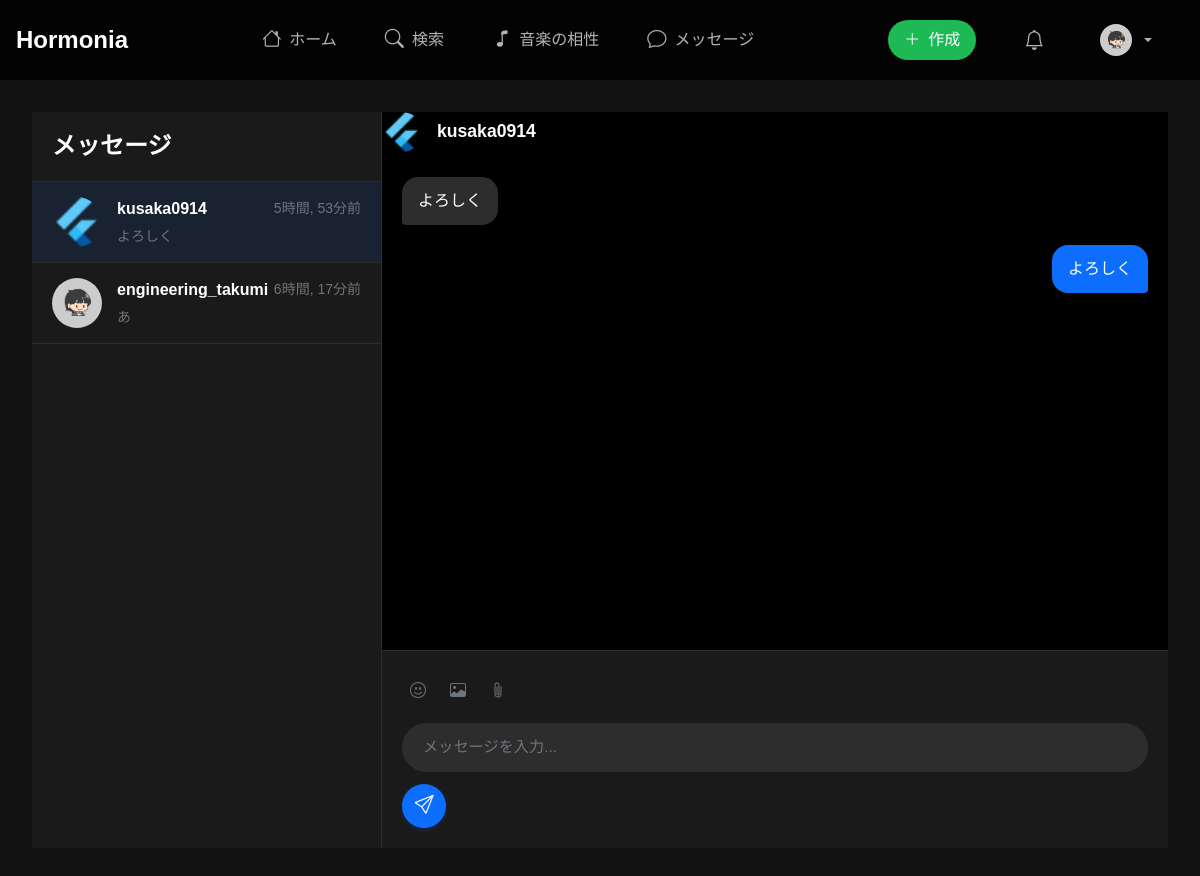
The app's page /messages/2/ (signed in) with its own data.
### core/models.py (models this page shows, shortened)
class Profile(models.Model):
    user = models.OneToOneField(User, on_delete=models.CASCADE)
    avatar = models.ImageField(upload_to='avatars/', default='default.jpg', null=True, blank=True)
    bio = models.TextField(max_length=500, blank=True)
    website = models.URLField(max_length=200, blank=True)
    favorite_genres = models.JSONField(default=list, blank=True)
    favorite_artists = models.JSONField(default=list, blank=True)
    music_mood_preferences = models.JSONField(default=dict, blank=True)
    nickname = models.CharField(max_length=50, blank=True)
    following = models.ManyToManyField('self', symmetrical=False, related_name='followers', blank=True)
    spotify_refresh_token = models.CharField(max_length=255, null=True, blank=True)
    spotify_connected = models.BooleanField(default=False)
    music_taste = models.JSONField(default=dict, null=True, blank=True)

class Conversation(models.Model):
    participants = models.ManyToManyField(User, related_name='conversations')
    last_message = models.ForeignKey(Message, on_delete=models.SET_NULL, null=True, blank=True, related_name='last_message_conversation')
    updated_at = models.DateTimeField(auto_now=True)
    class Meta:
        ordering = ['-updated_at']

class Message(models.Model):
    sender = models.ForeignKey(User, on_delete=models.CASCADE, related_name='sent_messages')
    recipient = models.ForeignKey(User, on_delete=models.CASCADE, related_name='received_messages')
    content = models.TextField()
    created_at = models.DateTimeField(auto_now_add=True)
    is_read = models.BooleanField(default=False)
    class Meta:
        ordering = ['-created_at']
    def __str__(self):
        return f"{self.sender.username} から {self.recipient.username} へのメッセージ"

### core/views.py (the view)
# urls.py: path('messages/<int:conversation_id>/', views.conversation_detail, name='conversation_detail'),
@login_required
def conversation_detail(request, conversation_id):
    conversation = get_object_or_404(Conversation, id=conversation_id, participants=request.user)
    other_user = conversation.participants.exclude(id=request.user.id).first()
    Message.objects.filter(
        sender=other_user,
        recipient=request.user,
        is_read=False
    ).update(is_read=True)
    all_conversations = []
    for conv in request.user.conversations.all():
        conv_other_user = conv.participants.exclude(id=request.user.id).first()
        all_conversations.append({
            'conversation': conv,
            'other_user': conv_other_user,
            'is_active': conv.id == conversation_id,
            'last_message': conv.last_message
        })
    messages = Message.objects.filter(
        sender__in=conversation.participants.all(),
        recipient__in=conversation.participants.all()
    ).order_by('created_at')
    return render(request, 'core/conversation_detail.html', {
        'conversation': conversation,
        'messages': messages,
        'other_user': other_user,
        'all_conversations': all_conversations
    })

### core/templates/core/conversation_detail.html (shortened to what this page needs)
{% extends 'core/base.html' %}
{% load static %}
{% block content %}
<div class="messages-container">
    <div class="messages-sidebar">
        <div class="messages-header">
            <h2>メッセージ</h2>
        </div>
        <div class="conversations-list">
            {% for conv_data in all_conversations %}
                <a href="{% url 'core:conversation_detail' conv_data.conversation.id %}"
                   class="conversation-item {% if conv_data.is_active %}active{% endif %}">
                    <div class="conversation-avatar">
                        {% if conv_data.other_user.profile.avatar %}
                            <img src="{{ conv_data.other_user.profile.avatar.url }}" alt="{{ conv_data.other_user.username }}">
                        {% else %}
                            <img src="{% static 'images/default-avatar.svg' %}" alt="{{ conv_data.other_user.username }}">
                        {% endif %}
                    </div>
                    <div class="conversation-content">
                        <div class="conversation-header">
                            <span class="username">{{ conv_data.other_user.username }}</span>
                            <span class="time">
                                {% if conv_data.last_message %}
                                    {{ conv_data.last_message.created_at|timesince }}前
                                {% endif %}
                            </span>
                        </div>
                        <div class="last-message">
                            {% if conv_data.last_message %}
                                {{ conv_data.last_message.content|truncatechars:50 }}
                            {% else %}
                                会話を始めましょう
                            {% endif %}
                        </div>
                    </div>
                </a>
            {% endfor %}
        </div>
    </div>
    <div class="conversation-detail">
        <div class="conversation-header">
            <a href="{% url 'core:profile' other_user.username %}">
                <div class="user-info">
                    {% if other_user.profile.avatar %}
                        <img src="{{ other_user.profile.avatar.url }}" alt="{{ other_user.username }}" class="avatar">
                    {% else %}
                    <img src="{% static 'images/default-avatar.svg' %}" alt="{{ other_user.username }}" class="avatar">
                {% endif %}
                <h3>{{ other_user.username }}</h3>
            </div>
            </a>
        </div>
        <div class="messages-list" id="messagesList">
            {% for message in messages %}
                <div class="message {% if message.sender == user %}sent{% else %}received{% endif %}">
                    <div class="message-content">
                        {{ message.content }}
                    </div>
                </div>
            {% endfor %}
        </div>
        <div class="message-input">
            <form id="messageForm" class="message-form">
                <div class="message-actions">
                    <button type="button" class="action-button">
                        <i class="bi bi-emoji-smile"></i>
                    </button>
                    <button type="button" class="action-button">
                        <i class="bi bi-image"></i>
                    </button>
                    <button type="button" class="action-button">
                        <i class="bi bi-paperclip"></i>
                    </button>
                </div>
                <input type="text" id="messageContent" placeholder="メッセージを入力..." required>
                <button type="submit" class="send-button">
                    <i class="bi bi-send"></i>
                </button>
            </form>
        </div>
    </div>
</div>
{% endblock %}

### core/templates/core/base.html (shortened to what this page needs)
{% load static %}
<!DOCTYPE html>
<html lang="ja">
<head>
    <link href="https://cdn.jsdelivr.net/npm/bootstrap@5.3.0/dist/css/bootstrap.min.css" rel="stylesheet">
    <link rel="stylesheet" href="https://cdn.jsdelivr.net/npm/bootstrap-icons@1.10.0/font/bootstrap-icons.css">
    <link rel="stylesheet" href="/static/css/style.css">
</head>
<body>
    <header class="spotify-header">
        <div class="header-container">
            <div class="header-left">
                <a href="{% url 'core:home' %}" class="logo">
                    <span>Hormonia</span>
                </a>
            </div>
            <nav class="main-nav">
                <a href="{% url 'core:home' %}" class="nav-item {% if request.resolver_match.url_name == 'home' %}active{% endif %}">
                    <i class="bi bi-house"></i>
                    <span>ホーム</span>
                </a>
                <a href="{% url 'core:search' %}" class="nav-item {% if request.resolver_match.url_name == 'search' %}active{% endif %}">
                    <i class="bi bi-search"></i>
                    <span>検索</span>
                </a>
                <a href="{% url 'core:music_compatibility' %}" class="nav-item {% if request.resolver_match.url_name == 'music_compatibility' %}active{% endif %}">
                    <i class="bi bi-music-note"></i>
                    <span>音楽の相性</span>
                </a>
                <a href="{% url 'core:messages' %}" class="nav-item {% if request.resolver_match.url_name == 'messages' %}active{% endif %}">
                    <i class="bi bi-chat"></i>
                    <span>メッセージ</span>
                </a>
            </nav>
            <div class="header-right">
                {% if user.is_authenticated %}
                    <div class="create-buttons">
                        <button class="create-button" onclick="toggleCreateMenu()">
                            <i class="bi bi-plus-lg"></i>
                            <span>作成</span>
                        </button>
                    </div>
                    <div class="nav-item dropdown">
                        <a href="{% url 'core:notifications' %}" class="nav-link notification-icon">
                            <i class="bi bi-bell"></i>
                        </a>
                        <a class="nav-link dropdown-toggle" href="#" role="button" data-bs-toggle="dropdown">
                            {% if user.profile.avatar %}
                                <img src="{{ user.profile.avatar.url }}" alt="{{ user.username }}" class="avatar-img">
                            {% else %}
                                <img src="{% static 'images/default-avatar.svg' %}" alt="{{ user.username }}" class="avatar-img">
                            {% endif %}
                        </a>
                    </div>
                {% else %}
                    <div class="auth-buttons">
                        <a href="{% url 'core:login' %}" class="login-button">ログイン</a>
                        <a href="{% url 'core:register' %}" class="register-button">新規登録</a>
                    </div>
                {% endif %}
            </div>
        </div>
    </header>
    <main>
        {% block content %}
        {% endblock %}
    </main>
</body>
</html>

### static/css/style.css (style rules this page uses)
:root { --spotify-black: #121212; --spotify-dark-gray: #181818; --spotify-light-gray: #282828; --spotify-green: #1DB954; --spotify-white: #FFFFFF; --spotify-hover: #282828; --spotify-text-secondary: #B3B3B3; }
body { background-color: var(--spotify-black); color: var(--spotify-white); font-family: "Noto Sans JP", sans-serif; margin: 0; padding: 0; min-height: 100vh; }
a { text-decoration: none; }
.nav-item { position: relative; }
.nav-link { color: var(--spotify-text-secondary) !important; text-decoration: none; font-weight: 500; font-size: 0.9rem; transition: color 0.2s; display: flex; align-items: center; gap: 0.5rem; padding: 0.5rem 1rem; }
main { padding: 2rem; width: 100%; margin-top: 16px; }

### core/templates/core/base.html (style rules this page uses)
.spotify-header { background: rgba(0, 0, 0, 0.8); backdrop-filter: blur(10px); position: fixed; top: 0; left: 0; right: 0; z-index: 1000; padding: 0.5rem 0; }
.header-container { max-width: 1400px; margin: 0 auto; padding: 0 1rem; display: flex; align-items: center; justify-content: space-between; height: 64px; }
.header-left { display: flex; align-items: center; }
.logo { display: flex; align-items: center; gap: 0.5rem; color: #fff; text-decoration: none; font-size: 1.5rem; font-weight: bold; }
.main-nav { display: flex; align-items: center; gap: 1rem; }
.nav-item { display: flex; align-items: center; gap: 0.5rem; color: #b3b3b3; text-decoration: none; padding: 0.5rem 1rem; border-radius: 4px; transition: all 0.3s ease; }
.nav-item i { font-size: 1.2rem; }
.header-right { display: flex; align-items: center; gap: 1rem; }
.create-buttons { position: relative; }
.avatar-img { width: 32px; height: 32px; border-radius: 50%; object-fit: cover; }
.create-button { display: flex; align-items: center; gap: 0.5rem; background: #1DB954; color: #fff; border: none; padding: 0.5rem 1rem; border-radius: 500px; cursor: pointer; transition: all 0.3s ease; }
.notification-icon { position: relative; margin-right: 16px; }
.notification-icon i { font-size: 1.25rem; }

### records on screen
Conversation: other_user.profile.avatar (picture), other_user.username "kusaka0914", last_message.created_at "5時間, 53分", last_message.content "よろしく"
Conversation: other_user.profile.avatar (picture), other_user.username "engineering_takumi", last_message.created_at "6時間, 17分", last_message.content "あ"
Message: content "よろしく"
Message: content "よろしく"

### other values on screen
{{ other_user.username }} "kusaka0914"
